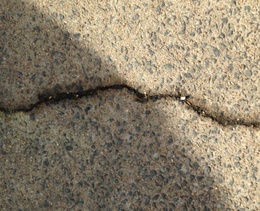
%> input picture images/sidewalk_iphone.jpg, 260 x 211 px, shrunk from 930 x 756 before the run
$ octave main2.m   (GNU Octave 9; MATLAB toolbox functions it lacks are replaced by stand-ins)
%> lines starting %> are read from the running program, lines starting %| are printed output that depends on the picture; in (x1, y1, x2, y2) boxes, pixels count from 0 and x2, y2 are one past the last pixel; in counts of white or black regions, pixels touching at a corner belong together; the program's own positions count from 1
### old/LDE.m
function [resp] = LDE(I,all_theta,psi,d,sigma,sgn)
%LDE Perform local directional evidence filtering
%   all_theta -- orientation for detection filter
%   psi       -- orientations of evidence filter, for each valur of theta
%   d         -- d = k*sigma
drawtemplate        = 0;
l_theta             = length(all_theta);
l_psi               = length(psi);
ind                 = 0;
siz     = round(6*sigma);
[X,Y]   = meshgrid(-siz:siz);
G       = exp(-(X.^2+Y.^2)/(2*sigma^2))/(sqrt(2*pi)*sigma);
Gxx     = (X.^2-sigma^2).*G/(sigma^4);
Gyy     = (Y.^2-sigma^2).*G/(sigma^4);
Gxy     = (X.*Y).*G/(sigma^4);
substack= [];
c1 = 0.75;
c2 = 0.25;
c3 = 0.25;

for ii = 1 : l_theta
    rot = all_theta(ii);
    substack = [];
    for jj = 1:l_psi
        ind = ind+1;
        orientation = psi(jj)+rot;
        if d == -1
            X_d = 0;
            Y_d = 0;
            G_d_f = 0;
            Gxx_d_f = 0;
            Gyy_d_f = 0;
            Gxy_d_f = 0;
            Gxx_d_b = 0;
            Gyy_d_b = 0;
            Gxy_d_b = 0;
        else
            X_d_f = X - d*sind(orientation);
            Y_d_f = Y + d*cosd(orientation);
            G_d_f = exp(-(X_d_f.^2+Y_d_f.^2)/(2*sigma^2))/(sqrt(2*pi)*sigma);
            Gxx_d_f = (X_d_f.^2-sigma^2).*G_d_f/(sigma^4);
            Gyy_d_f = (Y_d_f.^2-sigma^2).*G_d_f/(sigma^4);
            Gxy_d_f = (X_d_f.*Y_d_f).*G_d_f/(sigma^4);

            X_d_b = X - d*sind(orientation);
            Y_d_b = Y - d*cosd(orientation);
            G_d_b = exp(-(X_d_b.^2+Y_d_b.^2)/(2*sigma^2))/(sqrt(2*pi)*sigma);
            Gxx_d_b = (X_d_b.^2-sigma^2).*G_d_b/(sigma^4);
            Gyy_d_b = (Y_d_b.^2-sigma^2).*G_d_b/(sigma^4);
            Gxy_d_b = (X_d_b.*Y_d_b).*G_d_b/(sigma^4);
        end

        R_d = Gxx*(cosd(rot))^2 + Gyy*(sind(rot))^2 + Gxy*(sind(2*rot));
        R_b = Gxx_d_b*(cosd(orientation))^2+(Gyy_d_b)*(sind(orientation))^2 + (Gxy_d_b)*(sind(2*orientation));
        R_f = Gxx_d_f*(cosd(orientation))^2+(Gyy_d_f)*(sind(orientation))^2 + (Gxy_d_f)*(sind(2*orientation));

        I_d = imfilter(I,sgn*sigma^1.5*R_d,'same','replicate');   % local detector
        I_b = imfilter(I,sgn*sigma^1.5*R_b,'same','replicate');   % boosting -- backward
        I_f = imfilter(I,sgn*sigma^1.5*R_f,'same','replicate');   % boosting -- forward
        I_theta = (c1*I_d + c2*I_b + c3*I_f) ;                     % superposition

        t = find(I_theta>1);
        I_theta(t) = 1;
        t = find(I_theta<0);
        I_theta(t) = 0;
        substack(:,:,jj) = I_theta;
        if drawtemplate
            figure(2);
            subtightplot(l_theta,l_psi,ind,0.01,0.01,0.01);imagesc(R_d+R_b+R_f);
            drawnow; colormap('hot'); axis off;
        end
    end
    stack(:,:,ii) = max(substack,[],3);
end

r_mx = max(stack,[],3);
r_mn = min(stack,[],3);
% resp = (abs(r_mx)-abs(r_mn))/(0.1+abs(r_mx)+abs(r_mn));
resp = r_mx;
end

### old/vesselEnhanceDark.m
function [enhI] = vesselEnhanceDark(I,s)
%VESSELENHANCE Summary of this function goes here
%   Detailed explanation goes here

[row col]= size(I);

[dIdX dIdY] = gradient(I);
[d2IdX2 d2IdXdY] = gradient(dIdX);
[d2IdYdX d2IdY2] = gradient(dIdY);

disp('vessel Enhance');

hessian = zeros(2,2,row*col) ;

hessian(1,1,:) = d2IdX2(:);
hessian(2,2,:) = d2IdY2(:);
hessian(1,2,:) = d2IdXdY(:);
hessian(2,1,:) = hessian(1,2,:);

tempHess = zeros(2,2);

count = 0;
enhI = zeros(length(I(:)),1) ;

% beta and c are two controlling parameters
beta = 0.5;
c = 0.3 ;

prevVesselness = 0 ;

len = length(I(:));


for i = 1 : len
    tempHess = hessian(:,:,i);
    e = eig(tempHess);
    [eigVal,sortindex]=sort(abs(e));
    e1 = eigVal(1);
    e2 = eigVal(2);
    S = sqrt(e1^2 + e2^2);
    if (e(sortindex(2)) > 0) % if the smaller eigenvalue is negative
        vesselness = findVesselness(e(sortindex(1)),e(sortindex(2)),S,c,beta);
        enhI(i) = vesselness ;
    end
end
enhI = reshape(enhI,size(I));
enhI = (enhI-min(enhI(:)))/(max(enhI(:))-min(enhI(:)));
% enhI = enhI./max(enhI(:));

end

function [v] = findVesselness(e1,e2,s,c,beta)
%Find the vesselness cost function

if (e2 < 0)
    v = 0 ;
    disp('eshechi');
else
   Rb = abs(e1/(e2+0.0001)); % blobness measure
   v = exp(-Rb^2/(2*beta^2))*(1 - exp(-s^2/(2*c^2)));
end

end

### old/compareVisuallySeparate.m
function [] = compareVisually(I,resp,frangi_resp,thresh_red,spur_amt,area,mag)
%COMPAREVISUALLY Compare the results of Frangi and LDE
% Plot enhancement result
figure;
imshow(resp,[],'InitialMagnification',mag); title('Our');
figure;imshow(frangi_resp,[],'InitialMagnification',mag); title('Frangi');


% Plot the binarized image
bwI = resp > thresh_red*graythresh(resp);
bwI = bwareaopen(bwI,area);
se = strel('disk',1);
% bwI = imclose(bwI,se);

bwI_f = frangi_resp > thresh_red*graythresh(frangi_resp);
bwI_f = bwareaopen(bwI_f,area);
se = strel('disk',1);
bwI_f = imclose(bwI_f,se);

figure;
imshow(bwI,'InitialMagnification',mag); title('Ours');
figure;imshow(bwI_f,'InitialMagnification',mag); title('Frangi');

% Plot the skeleton
skel = bwmorph(bwI,'skel',Inf);
skel = bwmorph(skel,'spur',spur_amt);
[R,C] = find(skel);
figure;
imshow(I,[],'InitialMagnification',mag); title('Ours');hold on;
plot(C,R,'.g','MarkerSize',5);
hold off;

skel_f = bwmorph(bwI_f,'skel',Inf);
skel_f = bwmorph(skel_f,'spur',spur_amt);
[R,C] = find(skel_f);
figure;
imshow(I,[],'InitialMagnification',mag);title('frangi'); hold on;
plot(C,R,'.c','MarkerSize',5);
hold off;


end

### old/main2.m
% Create the template
clc
clear all
close all
inImg = imread('sidewalk_iphone.jpg');
%> inImg is the input picture: size 211x260x3 uint8; mean R, G, B 141.6, 129.3, 108.8
dim = ndims(inImg);
%> dim = 3
mag = 100;
% rgbImg = inImg;
if(dim == 3)
    %Input is a color image
%     inImg = imnoise(inImg,'gaussian',0,0.02);
    colImg = inImg;
    inImg = rgb2gray(inImg);
%> inImg: size 211x260 uint8
end
inImg = im2double(inImg);
%> inImg: size 211x260 double
inImg = imresize(inImg,0.5);
%> inImg: size 106x130 double

% I = inImg;
[nrow, ncol] = size(inImg);
%> nrow = 106; ncol = 130
figure(1);imshow(inImg,'InitialMagnification',mag);

%%
s = 20;
sz = 6*s;
f = fspecial('gaussian',sz,s);
I_f = imfilter(inImg,f,'same','replicate');
% I = medfilt2(inImg,[15 15]);
I = I_f-inImg;
subplot(1,3,1); imshow(inImg);
subplot(1,3,2); imshow(I_f);
subplot(1,3,3); imshow(I);

%% Local Directional Evidence
%------ Tunables -------------

sgn                 = 1;  % -1 if the vessel is bright
sigma               = 4;
d                   = 0.8*sigma;
% d                   = -1 ;        % signifies use only local detection
all_theta           = - 90:15:90;
psi                 = -30:10:30;

resp = LDE(I,all_theta,psi,d,sigma,sgn);
%> after the loop in LDE, `for ii = 1 : l_theta`:
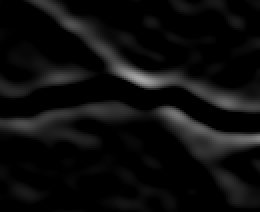
%> I_theta: size 106x130 double (shown 2 times larger); min 0, max 0.657, mean 0.0538
%> after the loop in LDE, `for ii = 1 : l_theta`:
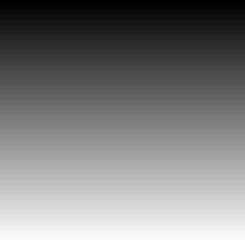
%> Y_d_b: size 49x49 double (shown 5 times larger); min -22.4, max 25.6, mean 1.6; drawn with min black and max white
%> after the loop in LDE, `for ii = 1 : l_theta`: ind = 91
% resp_MF = LDE(I,all_theta,psi,-1,sigma,sgn); % d=-1 signifies only  detector
% resp = (resp-min(resp(:)))/(max(resp(:))-min(resp(:)));
%%
figure; subplot(1,2,1); imshow(resp);
subplot(1,2,2);imshow(resp>1*graythresh(resp));
%> after `imshow(resp>1*graythresh(resp))`:
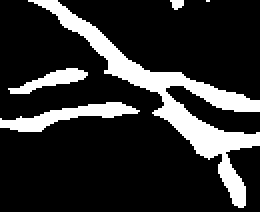
%> displayed picture: size 106x130 logical (shown 2 times larger); 18.2% white; 5 white regions (1 under 20 px), largest, box (x1, y1, x2, y2) and area: (14, 0, 130, 104) 1851, (0, 51, 70, 66) 414, (4, 34, 44, 47) 211, (85, 0, 92, 5) 26

%%
[gx,gy] = gradient(resp);
g = sqrt(gx.^2+gy.^2);
imshow(g,[])
%% Frangi
%% Frangi filter
size = 6*sigma;
h = fspecial('gaussian',size, sigma);
gamma = 0.25;
if sgn < 0  % bright vessel
    I_smooth = conv2(I,h,'same');
    frangi_resp = sigma^gamma*vesselEnhanceBright(I_smooth,sigma);
else
    I_smooth = conv2(I,h,'same');
    frangi_resp = sigma^gamma*vesselEnhanceDark(I_smooth,sigma);
%> in vesselEnhanceDark, `[d2IdX2 d2IdXdY] = gradient(dIdX);`:
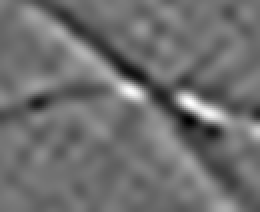
%> d2IdXdY: size 106x130 double (shown 2 times larger); min -0.00327, max 0.00421, mean 4.1e-07; drawn with min black and max white
%> in vesselEnhanceDark, `[d2IdYdX d2IdY2] = gradient(dIdY);`:
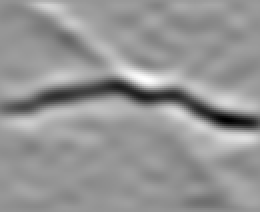
%> d2IdY2: size 106x130 double (shown 2 times larger); min -0.0093, max 0.00659, mean 7.19e-06; drawn with min black and max white
%> in vesselEnhanceDark, `len = length(I(:));`: len = 13780
%> the loop in vesselEnhanceDark, `for i = 1 : len` made 13780 passes
%> (tempHess, e, sortindex, e1, e2, S, Rb in findVesselness, vesselness) on passes 31, 32, 39, 40, 41: ([-0.000173 7.81e-05; 7.81e-05 0.000197], [-0.000188; 0.000213], [1; 2], 0.000188, 0.000213, 0.000284, 0.601, 2.18e-07), ([-0.00014 0.000102; 0.000102 0.000168], [-0.000171; 0.000199], [1; 2], 0.000171, 0.000199, 0.000262, 0.571, 1.99e-07), ([-2.03e-06 -0.000282; -0.000282 0.000132], [-0.000225; 0.000355], [1; 2], 0.000225, 0.000355, 0.00042, 0.495, 6.01e-07), ([-3.6e-06 -0.000319; -0.000319 0.000335], [-0.000195; 0.000527], [1; 2], 0.000195, 0.000527, 0.000562, 0.311, 1.44e-06), ([-1.89e-05 -0.000311; -0.000311 0.000547], [-0.000156; 0.000684], [1; 2], 0.000156, 0.000684, 0.000702, 0.199, 2.53e-06)
%> (tempHess, e, sortindex, e1, e2, S) on passes 1 to 6: ([-0.000199 0.000554; 0.000554 -5.97e-05], [-0.000687; 0.000428], [2; 1], 0.000428, 0.000687, 0.00081), ([-0.000241 0.000519; 0.000519 -0.000131], [-0.000708; 0.000336], [2; 1], 0.000336, 0.000708, 0.000783), ([-0.000287 0.000436; 0.000436 -0.000269], [-0.000714; 0.000158], [2; 1], 0.000158, 0.000714, 0.000732), ([-0.000338 0.000335; 0.000335 -0.000387], [-0.000698; -2.64e-05], [2; 1], 2.64e-05, 0.000698, 0.000698), ([-0.000392 0.000227; 0.000227 -0.000495], [-0.000677; -0.00021], [2; 1], 0.00021, 0.000677, 0.000709), ([-0.000447 0.000123; 0.000123 -0.000599], [-0.000668; -0.000379], [2; 1], 0.000379, 0.000668, 0.000768)
%> after the loop in vesselEnhanceDark, `for i = 1 : len`: vesselness = 2.85e-06
end

%% ---------------------- Visual Comparison of results
close all;
thresh_red          = 0.5;
area                = 50;
spur_amt            = 5;
% compareVisually(I,resp,frangi_resp,thresh_red,spur_amt,area,mag);
compareVisuallySeparate(inImg,resp,frangi_resp,thresh_red,spur_amt,area,mag);
%> in compareVisually, `bwI = resp > thresh_red*graythresh(resp);`: bwI: size 106x130 logical; 37.5% white; 14 white regions (8 under 20 px), largest, box (x1, y1, x2, y2) and area: (0, 0, 130, 106) 4533, (84, 0, 127, 19) 292, (58, 80, 69, 106) 122, (40, 93, 46, 106) 62, (8, 93, 20, 100) 49, (10, 10, 14, 22) 31
%> in compareVisually, `bwI = bwareaopen(bwI,area);`: bwI: size 106x130 logical; 36.3% white; 4 white regions, box (x1, y1, x2, y2) and area: (0, 0, 130, 106) 4533, (84, 0, 127, 19) 292, (58, 80, 69, 106) 122, (40, 93, 46, 106) 62
%> in compareVisually, `bwI_f = frangi_resp > thresh_red*graythresh(frangi_resp);`: bwI_f: size 106x130 logical; 13% white; 6 white regions, box (x1, y1, x2, y2) and area: (17, 0, 90, 45) 574, (80, 51, 130, 78) 493, (5, 51, 59, 65) 236, (93, 40, 130, 56) 223, (109, 82, 122, 102) 138, (11, 34, 40, 46) 123
%> in compareVisually, `skel = bwmorph(bwI,'skel',Inf);`: skel: size 106x130 logical; 7.1% white in thin lines or dots
%> in compareVisually, `skel = bwmorph(skel,'spur',spur_amt);`: skel: size 106x130 logical; 6.7% white in thin lines or dots
%> in compareVisually, `[R,C] = find(skel);`: R = 926 values from 1 to 106; C = 926 values from 1 to 130
%> in compareVisually, `skel_f = bwmorph(bwI_f,'skel',Inf);`:
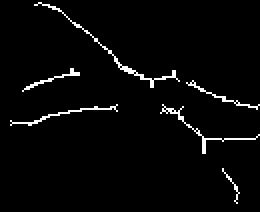
%> skel_f: size 106x130 logical (shown 2 times larger); 2.9% white in thin lines or dots
%> in compareVisually, `skel_f = bwmorph(skel_f,'spur',spur_amt);`: skel_f: size 106x130 logical; 2.8% white in thin lines or dots, all inside (x1, y1, x2, y2) = (6, 1, 129, 100)
%> in compareVisually, `[R,C] = find(skel_f);`: R = 389 values from 2 to 100; C = 389 values from 7 to 129
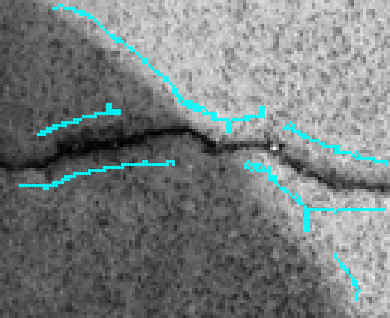
%> figure redrawn from the program's plot data; shown 3 times larger; its title reads 'frangi'

$ run again, with images/1068.jpg copied over images/sidewalk_iphone.jpg
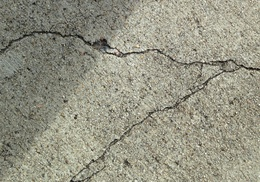
%> input picture images/1068.jpg, 260 x 182 px, shrunk from 1024 x 715 before the run
%> inImg is the input picture: size 182x260x3 uint8; mean R, G, B 149.3, 148.2, 131.9
%> after the loop in LDE, `for ii = 1 : l_theta`:
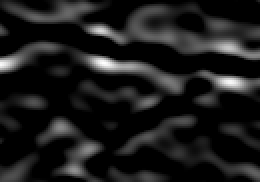
%> I_theta: size 91x130 double (shown 2 times larger); min 0, max 0.259, mean 0.0285; drawn with min black and max white
%> after the loop in LDE, `for ii = 1 : l_theta`: ind = 91
%> len = 11830
%> the loop in vesselEnhanceDark, `for i = 1 : len` made 11830 passes
%> (tempHess, e, sortindex, e1, e2, S, Rb in findVesselness, vesselness) on passes 3 to 5: ([2.7e-05 0.000147; 0.000147 0.000361], [-2.82e-05; 0.000417], [1; 2], 2.82e-05, 0.000417, 0.000418, 0.0546, 9.63e-07), ([2.02e-05 0.000247; 0.000247 0.000326], [-0.000118; 0.000464], [1; 2], 0.000118, 0.000464, 0.000479, 0.209, 1.17e-06), ([1.6e-05 0.000349; 0.000349 0.000257], [-0.000233; 0.000506], [1; 2], 0.000233, 0.000506, 0.000557, 0.384, 1.28e-06)
%> after the loop in vesselEnhanceDark, `for i = 1 : len`: vesselness = 1e-07
%> in compareVisually, `[R,C] = find(skel);`: R = 1201 values from 1 to 91; C = 1201 values from 1 to 130
%> in compareVisually, `[R,C] = find(skel_f);`: R = 568 values from 2 to 91; C = 568 values from 3 to 129
%> `compareVisuallySeparate(inImg,resp,frangi_resp,thresh_red,spur_amt,are..`:
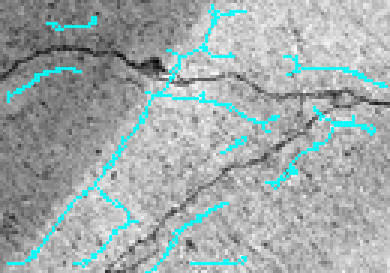
%> figure redrawn from the program's plot data; shown 3 times larger; its title reads 'frangi'

$ run again, with images/141.JPG copied over images/sidewalk_iphone.jpg
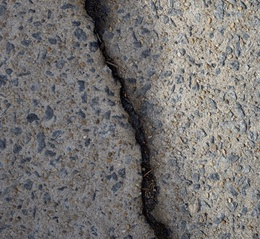
%> input picture images/141.JPG, 260 x 239 px, shrunk from 837 x 768 before the run
%> inImg is the input picture: size 239x260x3 uint8; mean R, G, B 118.2, 115.5, 114
%> after the loop in LDE, `for ii = 1 : l_theta`:
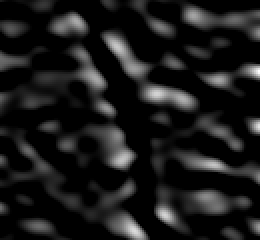
%> I_theta: size 120x130 double (shown 2 times larger); min 0, max 0.272, mean 0.0289; drawn with min black and max white
%> after the loop in LDE, `for ii = 1 : l_theta`: ind = 91
%> len = 15600
%> the loop in vesselEnhanceDark, `for i = 1 : len` made 15600 passes
%> (tempHess, e, sortindex, e1, e2, S, Rb in findVesselness, vesselness) on passes 13 to 15: ([-0.000349 -0.000116; -0.000116 0.000447], [-0.000366; 0.000463], [1; 2], 0.000366, 0.000463, 0.00059, 0.649, 8.32e-07), ([-0.000314 1.17e-05; 1.17e-05 0.000483], [-0.000314; 0.000483], [1; 2], 0.000314, 0.000483, 0.000576, 0.538, 1.03e-06), ([-0.00028 0.00015; 0.00015 0.000473], [-0.000308; 0.000502], [1; 2], 0.000308, 0.000502, 0.000589, 0.512, 1.14e-06)
%> after the loop in vesselEnhanceDark, `for i = 1 : len`: vesselness = 3.95e-07
%> in compareVisually, `[R,C] = find(skel);`: R = 1295 values from 1 to 120; C = 1295 values from 1 to 130
%> in compareVisually, `[R,C] = find(skel_f);`: R = 357 values from 1 to 119; C = 357 values from 33 to 90
%> `compareVisuallySeparate(inImg,resp,frangi_resp,thresh_red,spur_amt,are..`:
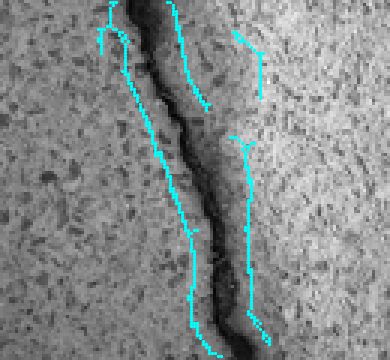
%> figure redrawn from the program's plot data; shown 3 times larger; its title reads 'frangi'
